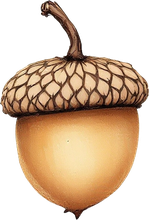
#> input picture HiddenScenes/attic/objects/acorn.png, 149 x 220 px
$ python -i hocommon.py   (imports and definitions only)
#> lines starting #> are read from the running program, lines starting #| are printed output that depends on the picture
#> further down, picture is the input picture: PIL image 149x220 RGBA; mean R, G, B, A 106.3, 80.3, 54.8, 138.4
"""Shared helpers for the hidden-object art pipeline (cut-out cleanup, scene matching, shadows, occluders).
Used by compose.py (hand-placed scenes), library.py (object library) and layout.py (random layouts)."""
from PIL import Image, ImageFilter, ImageDraw
import numpy as np


# [39 lines left out: functions keep_main_blob, keep_largest_blob, not called in this run]


def _erase_rows(alpha, rows):
    for (y0, y1) in rows:
        alpha[int(y0 * alpha.shape[0]):int(y1 * alpha.shape[0]), :] = 0


# [62 lines left out: functions clean_cutout, match_to_scene, not called in this run]


def shadow_for(im, strength=0.38):
#> called with strength = 0.38
    a = im.split()[3]
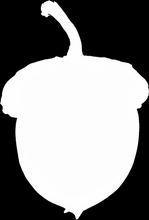
#> a: PIL image 149x220 L; min 0, max 255, mean 138.4
    sh = Image.new("RGBA", im.size, (40, 25, 15, 0))
    sh.putalpha(a.point(lambda v: int(v * strength)))
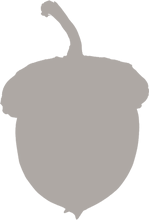
#> sh: PIL image 149x220 RGBA; mean R, G, B, A 40, 25, 15, 52.4; transparent parts drawn white
    pad = 16
    canvas = Image.new("RGBA", (im.width + 2 * pad, im.height + 2 * pad), (0, 0, 0, 0))
#> canvas: PIL image 181x252 RGBA; every value is 0
    canvas.alpha_composite(sh, (pad, pad))
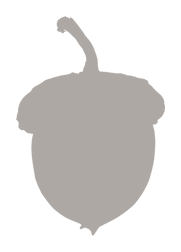
#> canvas: PIL image 181x252 RGBA; mean R, G, B, A 16.3, 10.2, 6.1, 37.7; transparent parts drawn white
    return canvas.filter(ImageFilter.GaussianBlur(5)), pad


# [16 lines left out: function occluder_from_polygon, not called in this run]

>>> from PIL import Image
>>> picture = Image.open('../../../HiddenScenes/attic/objects/acorn.png')
>>> result = shadow_for(picture)

$ run again, on HiddenScenes/attic/objects/book.png
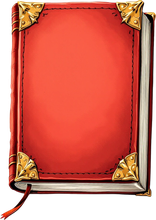
#> input picture HiddenScenes/attic/objects/book.png, 156 x 220 px
#> picture is the input picture: PIL image 156x220 RGBA; mean R, G, B, A 165.6, 65.6, 50.5, 202
#> in shadow_for, `sh.putalpha(a.point(lambda v: int(v * strength)))`:
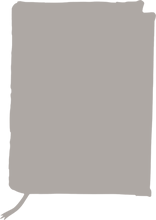
#> sh: PIL image 156x220 RGBA; mean R, G, B, A 40, 25, 15, 76.4; transparent parts drawn white
#> in shadow_for, `canvas.alpha_composite(sh, (pad, pad))`:
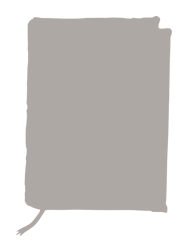
#> canvas: PIL image 188x252 RGBA; mean R, G, B, A 23.7, 14.8, 8.9, 55.3; transparent parts drawn white

$ run again, on HiddenScenes/attic/objects/broom.png
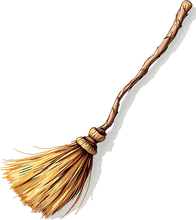
#> input picture HiddenScenes/attic/objects/broom.png, 196 x 220 px
#> picture is the input picture: PIL image 196x220 RGBA; mean R, G, B, A 38.1, 31.1, 23, 43.7
#> in shadow_for, `a = im.split()[3]`:
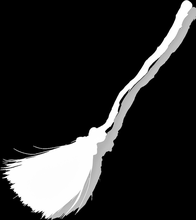
#> a: PIL image 196x220 L; min 0, max 255, mean 43.7
#> in shadow_for, `canvas.alpha_composite(sh, (pad, pad))`:
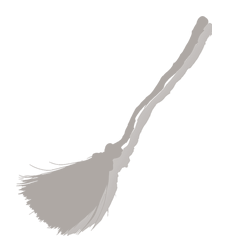
#> canvas: PIL image 228x252 RGBA; mean R, G, B, A 6.2, 3.9, 2.3, 12.4; transparent parts drawn white

$ run again, on HiddenScenes/attic/objects/butterfly.png
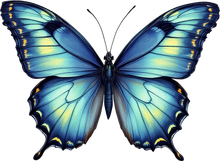
#> input picture HiddenScenes/attic/objects/butterfly.png, 220 x 161 px
#> picture is the input picture: PIL image 220x161 RGBA; mean R, G, B, A 48.5, 69.1, 77.8, 145.1
#> in shadow_for, `sh.putalpha(a.point(lambda v: int(v * strength)))`:
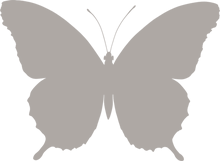
#> sh: PIL image 220x161 RGBA; mean R, G, B, A 40, 25, 15, 54.9; transparent parts drawn white
#> in shadow_for, `canvas.alpha_composite(sh, (pad, pad))`:
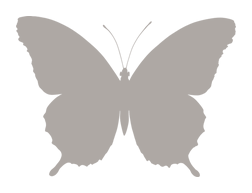
#> canvas: PIL image 252x193 RGBA; mean R, G, B, A 17.6, 11, 6.6, 40; transparent parts drawn white
